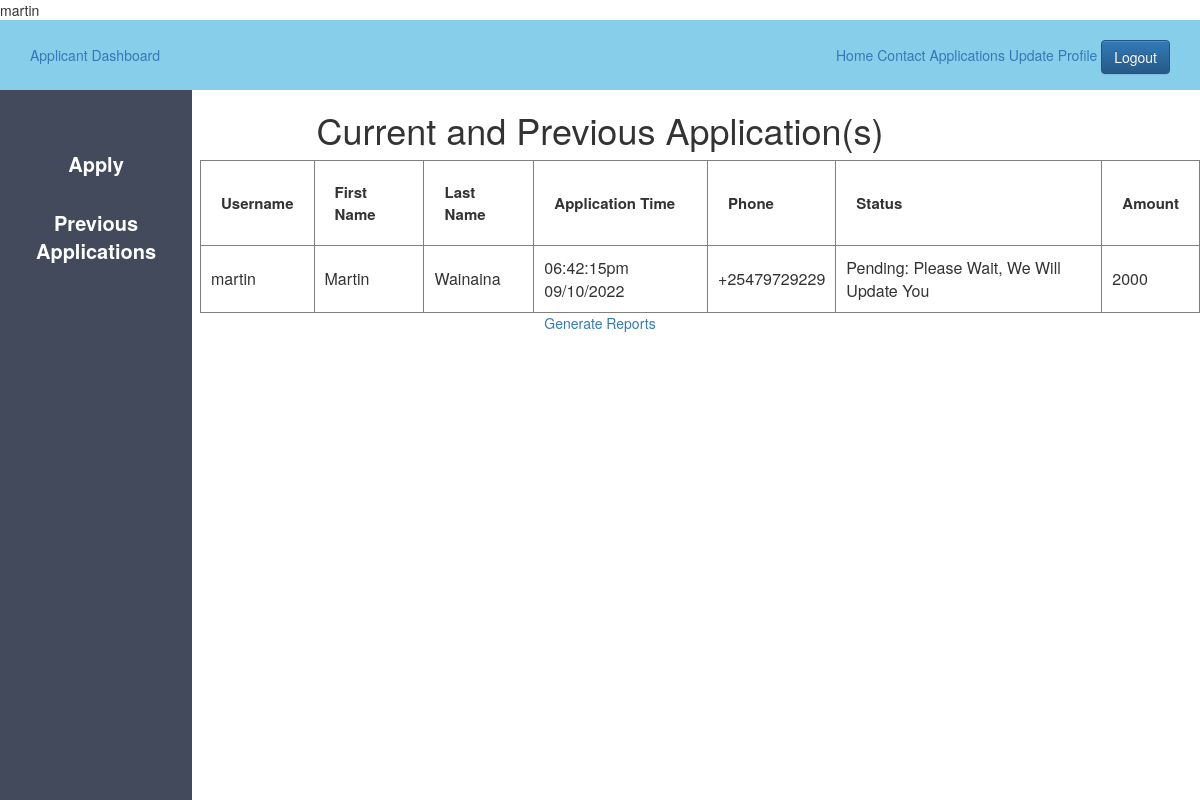
The page /previous_applications.php (signed in) on the database its author committed.
### tables this page shows
CREATE TABLE `applications` (
  `Id` int(11) NOT NULL,
  `Username` varchar(30) NOT NULL,
  `Id_Number` int(20) NOT NULL,
  `Application_Date` varchar(20) NOT NULL,
  `Application_Time` varchar(30) NOT NULL,
  `Amount` int(20) NOT NULL,
  `Status` varchar(100) NOT NULL,
  `Served_By` varchar(30) NOT NULL,
  `Disbursed_Date` varchar(30) NOT NULL,
  `Phone` varchar(20) NOT NULL,
  `First_Name` varchar(30) NOT NULL,
  `Last_Name` varchar(30) NOT NULL,
  `Email` varchar(50) DEFAULT NULL
);

### previous_applications.php (the view, shortened to what this page needs)
<?php
	$data=mysqli_connect('localhost', 'root', '', 'smartgrant');
	$username =$_SESSION['Username'];
	$sql3="SELECT * FROM applications WHERE Username='$username' ";
	$result3=mysqli_query($data, $sql3);
?>
<!DOCTYPE html>
<html>
<head>
		<?php
	include 'applicant_css.php';
	 ?>
</head>
<body>
	<?php
	include 'applicant_sidebar.php';
	 ?>
	<center>
		<h1>Current and Previous Application(s)</h1>
		<table border="1px" style="margin-left: 200px;">
			<tr>
				<th style="padding: 20px; font-size: 15px;">Username</th>
				<th style="padding: 20px; font-size: 15px;">First Name</th>
				<th style="padding: 20px; font-size: 15px;">Last Name</th>
				<th style="padding: 20px; font-size: 15px;">Application Time</th>
				<th style="padding: 20px; font-size: 15px;">Phone</th>
				<th style="padding: 20px; font-size: 15px;">Status</th>
				<th style="padding: 20px; font-size: 15px;">Amount</th>
			</tr>
			<?php
			while ($info3=$result3->fetch_assoc())
			{
			?>
			<tr>
				<td style="padding: 10px;">
					<?php echo "{$info3['Username']}"; ?>
				</td>
				<td style="padding: 10px;">
					<?php echo "{$info3['First_Name']}"; ?>
				</td>
				<td style="padding: 10px;">
					<?php echo "{$info3['Last_Name']}"; ?>
				</td>
				<td style="padding: 10px;">
					<?php echo "{$info3['Application_Time']}"; ?>
				</td>
				<td style="padding: 10px;">
					<?php echo "{$info3['Phone']}"; ?>
				</td>
				<td style="padding: 10px;">
					<?php echo "{$info3['Status']}"; ?>
				</td>
				<td style="padding: 10px;">
					<?php echo "{$info3['Amount']}"; ?>
				</td>
			</tr>
			<?php
			}
			?>
		</table>
		<a href="javascript:void(0);" onclick="printPage();">Generate Reports</a>
	</center>
</body>
</html>

### admin.css (style rules this page uses)
* { margin: 0px; padding: 0px; }
a,a:hover { text-decoration: none!important; }

### rows shown on the page
applications: Username "martin", First_Name "Martin", Last_Name "Wainaina", Application_Time "06:42:15pm 09/10/2022", Phone "+25479729229", Status "Pending: Please Wait, We Will Update You", Amount "2000"
